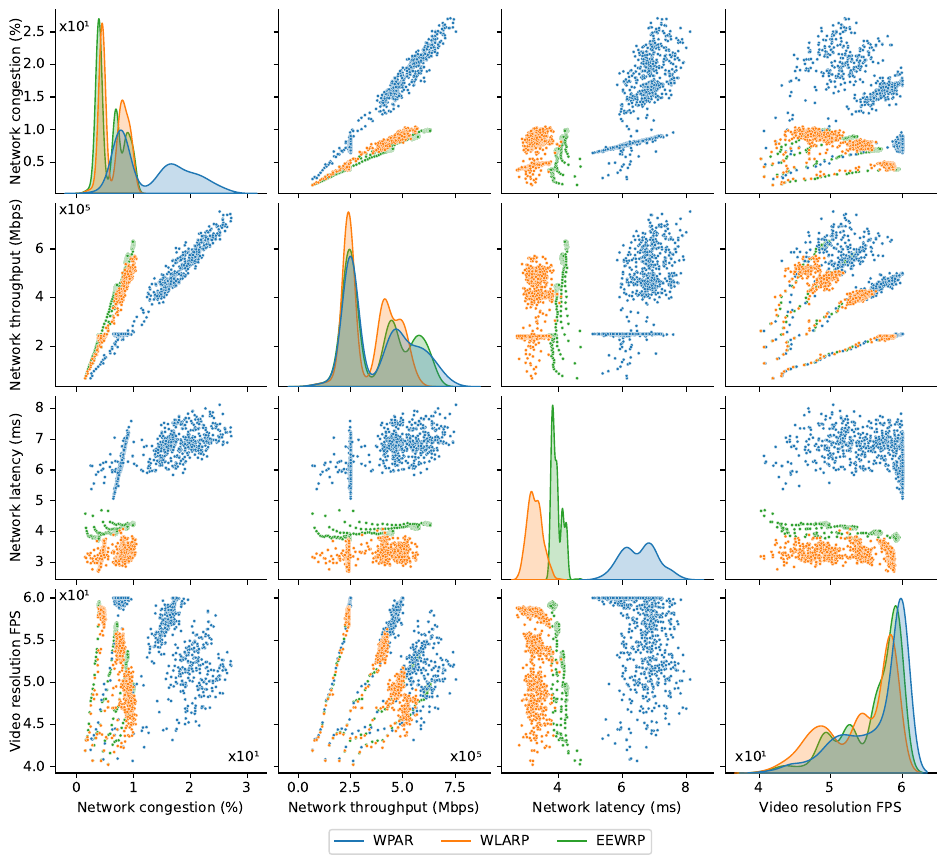

Write Python code to recreate this figure.
import pandas as pd
import seaborn as sns
from matplotlib import pyplot as plt
from matplotlib.ticker import ScalarFormatter, FuncFormatter

# Read the CSV file
df = pd.read_csv('merged_file.csv')

hue_order = ['alg1', 'alg2', 'alg3']

# Filter specific lines based on values in a column
#filtered_data = df[df['scenario'] == 'scenario 1']

# Select specific columns
selected_columns = ['scenario', 'algorithm', 'net_congested_level', 'total_allocate_bw', 'net_latency', 'average_fps']
#selected_columns = ['scenario', 'algorithm', 'standard_8k', 'standard_4k', 'standard_2k', 'standard_1k']
#selected_columns = ['scenario', 'algorithm', 'high_8k', 'high_4k', 'high_2k', 'high_1k']
filtered_data = df[selected_columns]

# subplot_height = 2.0
# height=subplot_height

# Generate the pairplot with hue as 'algorithm' if available
pair_grid = sns.pairplot(filtered_data, hue="algorithm", hue_order=hue_order, plot_kws={'s': 5})
pair_grid._legend.remove()    

formatter = FuncFormatter(lambda x, pos: "{:.1f}".format(x))

# Enable scientific notation for tick labels on y-axis
for ax in pair_grid.axes.flat:
    if ax.get_ylabel():
        ax.yaxis.set_major_formatter(ScalarFormatter(useMathText=True))
        ax.xaxis.set_major_formatter(ScalarFormatter(useMathText=True))
        ax.ticklabel_format(axis='both', style='sci', scilimits=(0, 0))
        ax.yaxis.set_label_coords(-0.15, 0.5)
    
    # elif ax.get_xlabel():
        # print(ax.get_xlabel())
        # custom_notation = '1e5'
        # x_position = 0.95  # Adjust the x-coordinate for the custom notation position
        # y_position = 0.07  # Adjust the y-coordinate for the custom notation position

        # ax.xaxis.get_offset_text().set_visible(False)  # Hide default notation
        # ax.text(x_position, y_position, custom_notation, transform=ax.transAxes, va='top', ha='right', fontsize=10) 
        

    
pair_grid.axes[0,0].yaxis.set_label_text('Network congestion (%)', visible=True)
pair_grid.axes[3,0].xaxis.set_label_text('Network congestion (%)', visible=True)

custom_notation = 'x10\u00b9'
x_position = -2.2  # Adjust the x-coordinate for the custom notation position
y_position = 0.12  # Adjust the y-coordinate for the custom notation position
pair_grid.axes[3,0].xaxis.get_offset_text().set_visible(False)  # Hide default notation
pair_grid.axes[3,0].text(x_position, y_position, custom_notation, transform=ax.transAxes, va='top', ha='right', fontsize=10)

x_position = -3  # Adjust the x-coordinate for the custom notation position
y_position = 4.1  # Adjust the y-coordinate for the custom notation position
pair_grid.axes[0,0].yaxis.get_offset_text().set_visible(False)  # Hide default notation
pair_grid.axes[0,0].text(x_position, y_position, custom_notation, transform=ax.transAxes, va='top', ha='right', fontsize=10)

###############

pair_grid.axes[1,0].yaxis.set_label_text('Network throughput (Mbps)', visible=True)
pair_grid.axes[3,1].xaxis.set_label_text('Network throughput (Mbps)', visible=True)

custom_notation = 'x10\u2075'
x_position = -1.15  # Adjust the x-coordinate for the custom notation position
y_position = 0.12  # Adjust the y-coordinate for the custom notation position
pair_grid.axes[3,1].xaxis.get_offset_text().set_visible(False)  # Hide default notation
pair_grid.axes[3,1].text(x_position, y_position, custom_notation, transform=ax.transAxes, va='top', ha='right', fontsize=10)


x_position = -3  # Adjust the x-coordinate for the custom notation position
y_position = 3.1  # Adjust the y-coordinate for the custom notation position
pair_grid.axes[1,0].yaxis.get_offset_text().set_visible(False)  # Hide default notation
pair_grid.axes[1,0].text(x_position, y_position, custom_notation, transform=ax.transAxes, va='top', ha='right', fontsize=10)

########################################################################################################################

pair_grid.axes[2,0].yaxis.set_label_text('Network latency (ms)', visible=True)
pair_grid.axes[3,2].xaxis.set_label_text('Network latency (ms)', visible=True)

########################################################################################################################

pair_grid.axes[3,0].yaxis.set_label_text('Video resolution FPS', visible=True)
pair_grid.axes[3,3].xaxis.set_label_text('Video resolution FPS', visible=True)
custom_notation = 'x10\u00b9'
x_position = 0.2  # Adjust the x-coordinate for the custom notation position
y_position = 0.12  # Adjust the y-coordinate for the custom notation position
pair_grid.axes[3,3].xaxis.get_offset_text().set_visible(False)  # Hide default notation
pair_grid.axes[3,3].text(x_position, y_position, custom_notation, transform=ax.transAxes, va='top', ha='right', fontsize=10)

x_position = -3  # Adjust the x-coordinate for the custom notation position
y_position = 1  # Adjust the y-coordinate for the custom notation position
pair_grid.axes[3,0].yaxis.get_offset_text().set_visible(False)  # Hide default notation
pair_grid.axes[3,0].text(x_position, y_position, custom_notation, transform=ax.transAxes, va='top', ha='right', fontsize=10)

    
new_labels = ["WPAR", "WLARP", "EEWRP"]

colors = sns.color_palette()

handles = [
    plt.Line2D([], [], color=colors[0], label=new_labels[0]),
    plt.Line2D([], [], color=colors[1], label=new_labels[1]),
    plt.Line2D([], [], color=colors[2], label=new_labels[2])
]

#plt.legend(handles=handles)
plt.legend(handles=handles, loc='lower center', bbox_to_anchor=(-1.11, -0.48), ncol=3, title='')
plt.subplots_adjust(bottom=0.22)
plt.savefig("/Users/[user]/Downloads/plots/pairplot.pdf", format="pdf", bbox_inches='tight')

# plt.show()